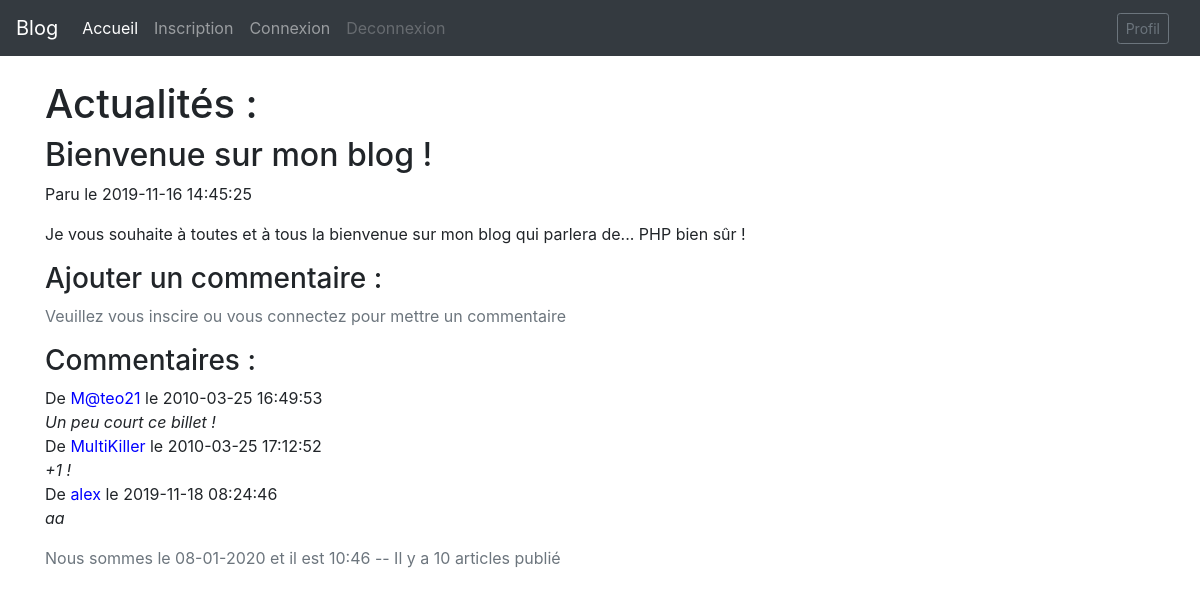
Screenshot of /index.php?id_billet=1&action=Article with the database file from the repository.
### tables this page shows
CREATE TABLE IF NOT EXISTS `billets` (
  `id` int(11) NOT NULL AUTO_INCREMENT,
  `titre` varchar(255) NOT NULL,
  `contenu` text NOT NULL,
  `date_creation` datetime NOT NULL,
  PRIMARY KEY (`id`)
);

CREATE TABLE IF NOT EXISTS `commentaires` (
  `id` int(11) NOT NULL AUTO_INCREMENT,
  `id_billet` int(11) NOT NULL,
  `auteur` varchar(255) NOT NULL,
  `commentaire` text NOT NULL,
  `date_commentaire` datetime NOT NULL,
  PRIMARY KEY (`id`)
);

### model/modelindex.php (called while the page is built, shortened)
<?php
class ModeleIndex{
    public function Article($articleID,$pseudo,$statu,$bdd)
    {
        $managernews = new ArticleManagerPDO($bdd);
        $managercomments = new CommentaireManagerPDO($bdd);
        $article = $managernews->getUnique((int) $articleID);
        $commentaires = $managercomments->getListCommentaireByBillet((int) $articleID);
        require('view/affichagecommentaires.php');
        require('view/template.php');
    }
}

### controller/frontController.php (called while the page is built, shortened)
<?php
class FrontController
{
    function __construct()
    {
        $bdd = DBApp::getDatabase();
        $erreurr = array();
        $listeActionNews = array('listeArticle', 'Article', 'addCommententaire', 'delCommentaireNews');
        try {
            if (isset($_GET['action'])) {
                $action = $_REQUEST['action'];
                if (in_array($action, $listeActionNews)) {
                    $news = new News($bdd, $erreurr);
                }
            } else {
                $news = new News($bdd, $erreurr);
            }
        } catch (Exception $e) {
            $erreurr[] = $e->getMessage();
            require('view/erreur.php');
        } catch (PDOException $e2) {
            $erreurr[] = "Erreur inattendue";
            require('view/erreur.php');
        }
    }
}

### index.php (called while the page is built)
<?php
require_once('model/autoload.php');
require('controller/frontcontroller.php');
$frontcontroller = new FrontController();

### model/autoload.php (called while the page is built, shortened)
<?php
function autoload($classname)
{
  if (file_exists($file = __DIR__ . '/' . $classname . '.php')) {
    require $file;
  }
}

### model/ArticleManagerPDO.php (called while the page is built, shortened)
<?php
class ArticleManagerPDO
{
  protected $db;
  public function __construct(Database $db)
  {
    $this->db = $db;
  }
  public function getUnique($id)
  {
    $query = 'SELECT id, titre, contenu, date_creation FROM billets WHERE id = :id';
    $requete = $this->db->query($query, array(':id' => (int) $id));
    $requete->setFetchMode(PDO::FETCH_CLASS | PDO::FETCH_PROPS_LATE, 'Article');
    $news = $requete->fetch();
    return $news;
  }
}

### model/Database.php (called while the page is built, shortened)
<?php
class Database
{
  private $pdo;
  public function __construct($login, $password, $database_name, $host = 'localhost')
  {
    $this->pdo = new PDO("mysql:dbname=$database_name;host=$host", $login, $password);
    $this->pdo->setAttribute(PDO::ATTR_ERRMODE, PDO::ERRMODE_EXCEPTION);
    $this->pdo->setAttribute(PDO::ATTR_DEFAULT_FETCH_MODE, PDO::FETCH_OBJ);
  }
  public function query($query, $params = false)
  {
    if ($params) {
      $req = $this->pdo->prepare($query);
      $req->execute($params);
    } else {
      $req = $this->pdo->query($query);
    }
    return $req;
  }
}

### model/Article.php (called while the page is built, shortened)
<?php
class Article
{
  protected $titre;
  protected $contenu;
  protected $date_creation;
  public function gettitre()
  {
    return $this->titre;
  }
  public function getcontenu()
  {
    return $this->contenu;
  }
  public function getdate_creation()
  {
    return $this->date_creation;
  }
}

### model/CommentaireManagerPDO.php (called while the page is built, shortened)
<?php
class CommentaireManagerPDO
{
  protected $db;
  public function __construct(Database $db)
  {
    $this->db = $db;
  }
  public function getListCommentaireByBillet($id)
  {
    $query = 'SELECT id, id_billet, auteur, commentaire, date_commentaire FROM commentaires WHERE id_billet = :id_billet';
    $requete = $this->db->query($query, array(':id_billet' => (int) $id));
    $requete->setFetchMode(PDO::FETCH_CLASS | PDO::FETCH_PROPS_LATE, 'Commentaire');
    $listeComments = $requete->fetchAll();
    return $listeComments;
  }
}

### model/Commentaire.php (called while the page is built, shortened)
<?php
class Commentaire
{
  protected $auteur;
  protected $commentaire;
  protected $date_commentaire;
  public function getauteur()
  {
    return $this->auteur;
  }
  public function getcommentaire()
  {
    return $this->commentaire;
  }
  public function getdate_commentaire()
  {
    return $this->date_commentaire;
  }
}

### view/affichagecommentaires.php (the view, shortened to what this page needs)
<main role="main" class="flex-shrink-0">
    <div class="container">
        <h1 class="mt-5"> Actualités :</h1>
        <?php
        echo '<h2 class="blog-post-title">' . $article->gettitre() . '</h2>';
        echo '<p class="blog-post-meta">Paru le ' . $article->getdate_creation() . '</p>';
        echo '<p>' . nl2br($article->getcontenu()) . '</p>';?>
        <h3> Ajouter un commentaire :</h3>
        <?php
        if (isset($pseudo) and $pseudo != NULL) {
            ?>
            <?php echo '<form method="POST" action="index.php?id_billet=' . $articleID . '&action=addCommententaire" class="class="form-signin">'; ?>
            <label for="auteur" class="sr-only">Auteur : </label><input type="text" name="auteur" id="auteur" disabled="disabled" value="<?php echo $pseudo; ?>" class="form-control" />
            <button type="button" class="btn btn-primary" disabled="disabled"><strong>[b] Texte en gras [/b]</strong></button>
            <button type="button" class="btn btn-secondary" disabled="disabled"><em>[i] Texte en italique [/i]</em></button>
            <button type="button" class="btn btn-warning" disabled="disabled"><span style="color:red">[color=red] Texte en rouge [/color]</span></button>
            <button type="button" class="btn btn-link" disabled="disabled"><a href="">Lien : http://...</a></button>
            <label for="commentaire" class="sr-only">Commentaire : </label><textarea name="commentaire" id="commentaire" rows="4" cols="10" style="resize:none;" wrap="hard" class="form-control" placeholder="Commentaire (max 500 caractére)" maxlength="500"></textarea>
            <button type="submit" class="btn btn-lg btn-primary btn-block">Publier</button>
            </form>
        <?php
        } else {
            echo '<p class="text-muted"> Veuillez vous inscire ou vous connectez pour mettre un commentaire</p>';
        }
        ?>
        <h3>Commentaires :</h3>
        <?php
        echo '<div>';
        foreach ($commentaires as $comments) {
            echo 'De <span style="color:blue">' . $comments->getauteur() . '</span> le ' . $comments->getdate_commentaire();
            echo '<div> <em>' . $comments->getcommentaire() . '</em></div>';
        }
        ?>
    </div>
</main>

### rows the page displays
billets: titre "Bienvenue sur mon blog !", date_creation "2019-11-16 14:45:25", contenu "Je vous souhaite à toutes et à tous la bienvenue sur mon blog qui parlera de... PHP bien sûr !"
commentaires: auteur "M@teo21", date_commentaire "2010-03-25 16:49:53", commentaire "Un peu court ce billet !"
commentaires: auteur "MultiKiller", date_commentaire "2010-03-25 17:12:52", commentaire "+1 !"
commentaires: auteur "alex", date_commentaire "2019-11-18 08:24:46", commentaire "aa"

### other values shown
$nbarticle['nb'] "10"
